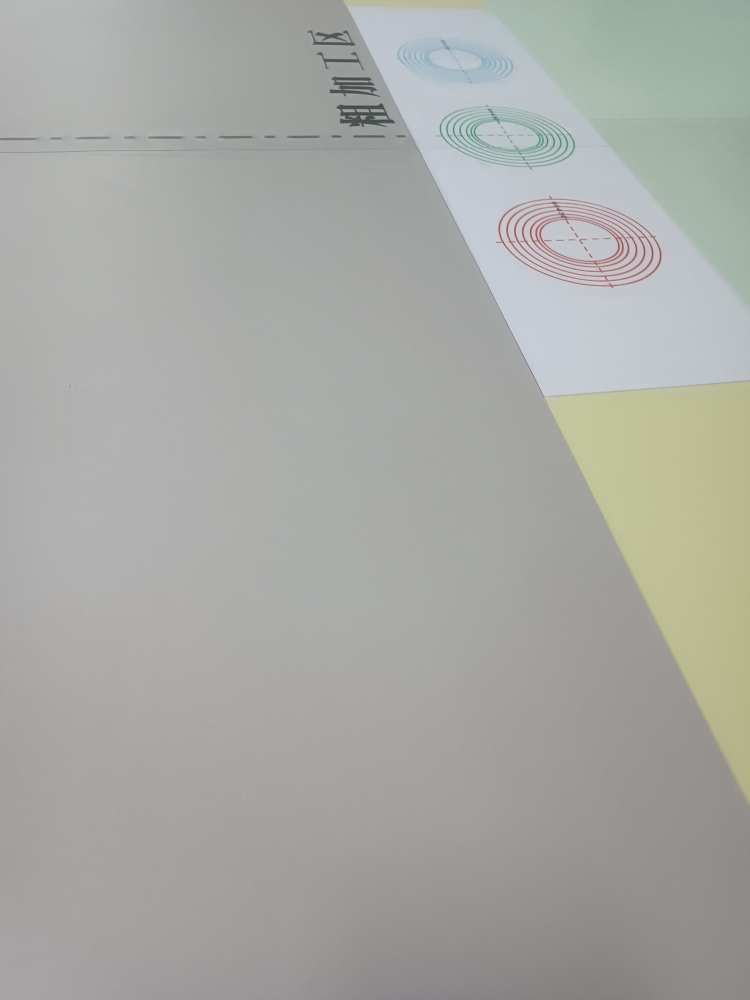
#> input picture src/line_follow/images/img_3.jpg, 3000 x 4000 px, found by its file name (shown at 1/4 size)
$ python test.py   (older library calls are emulated)
#> lines starting #> are read from the running program, lines starting #| are printed output that depends on the picture; after the words box and inside, x2 and y2 are one past the last pixel; in counts of white or black regions, pixels touching at a corner belong together
import cv2
import numpy as np

# 读取图像
image = cv2.imread('/home/jason/gxs/GXS_2024_VisionCode/src/line_follow/images/img_3.jpg')
#> image is the input picture: shape (4000, 3000, 3); mean B, G, R 165.1, 169.2, 167.9
# 裁减感兴趣区域
height, width, _ = image.shape
#> height = 4000; width = 3000
start_x = width // 2
#> start_x = 1500
start_y = height // 3
#> start_y = 1333
end_x = width
#> end_x = 3000
end_y = height
#> end_y = 4000
image = image[start_y:end_y, start_x:end_x]
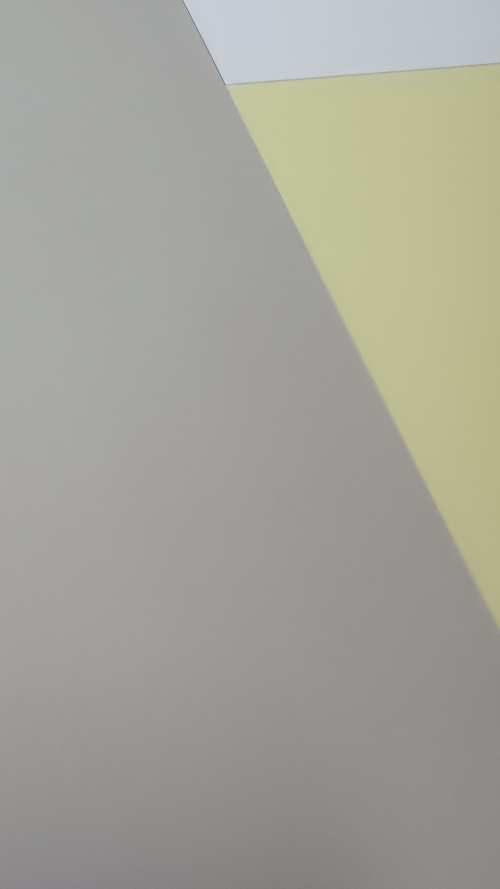
#> image: shape (2667, 1500, 3) (shown at 1/3 size); mean B, G, R 154.4, 163.3, 163.8
# 转换为HSV
hsv_image = cv2.cvtColor(image, cv2.COLOR_BGR2HSV)
#> hsv_image: shape (2667, 1500, 3); mean H, S, V 32, 15.9, 164.9

# 提取饱和度通道
s_channel = hsv_image[:, :, 1]
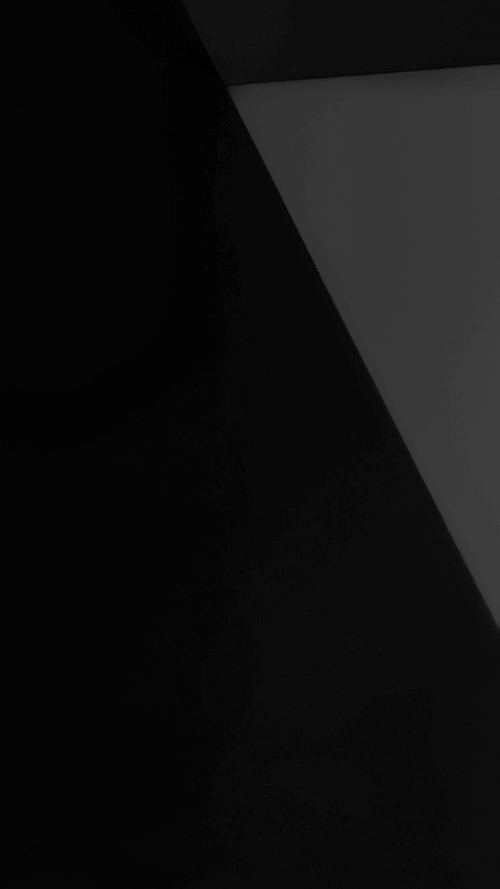
#> s_channel: shape (2667, 1500) (shown at 1/3 size); min 0, max 67, mean 15.9

# 计算饱和度梯度
sobel_x = cv2.Sobel(s_channel, cv2.CV_64F, 1, 0, ksize=3)
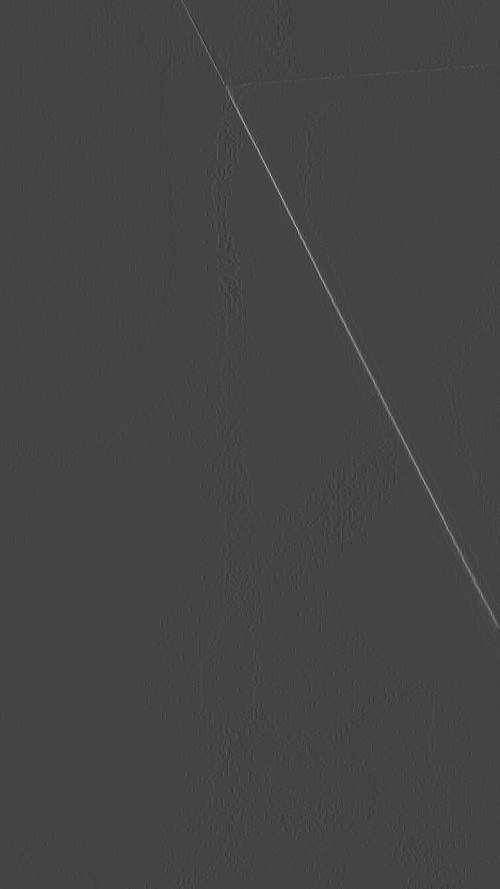
#> sobel_x: shape (2667, 1500) float64 (shown at 1/3 size); min -49, max 134, mean 0.2; drawn with min black and max white
sobel_y = cv2.Sobel(s_channel, cv2.CV_64F, 0, 1, ksize=3)
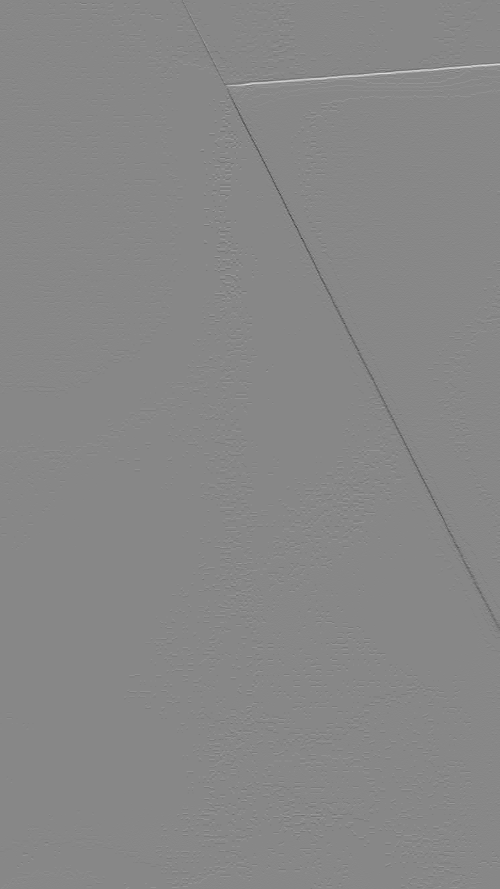
#> sobel_y: shape (2667, 1500) float64 (shown at 1/3 size); min -105, max 92, mean 0; drawn with min black and max white

# 计算梯度幅度
gradient_magnitude = np.sqrt(sobel_x**2 + sobel_y**2)
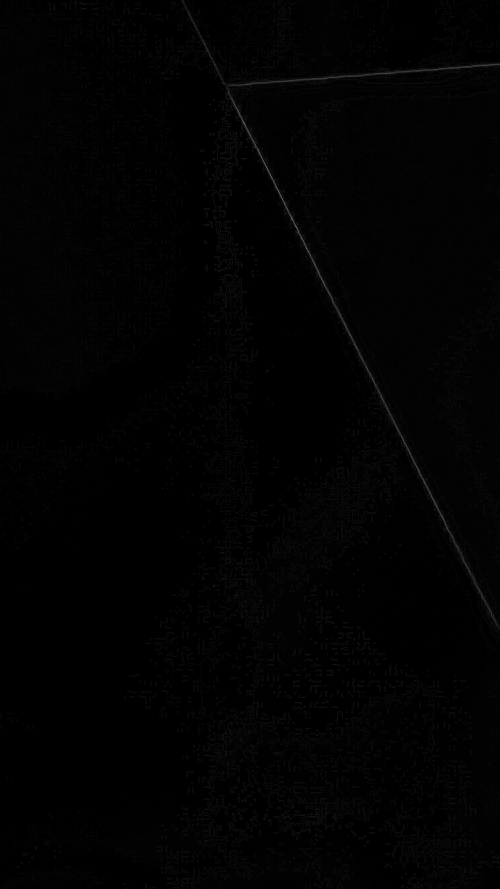
#> gradient_magnitude: shape (2667, 1500) float64 (shown at 1/3 size); min 0, max 141, mean 2.2
gradient_magnitude = np.uint8(gradient_magnitude)

# 使用阈值处理提取分界线
_, edges = cv2.threshold(gradient_magnitude, 50, 255, cv2.THRESH_BINARY)
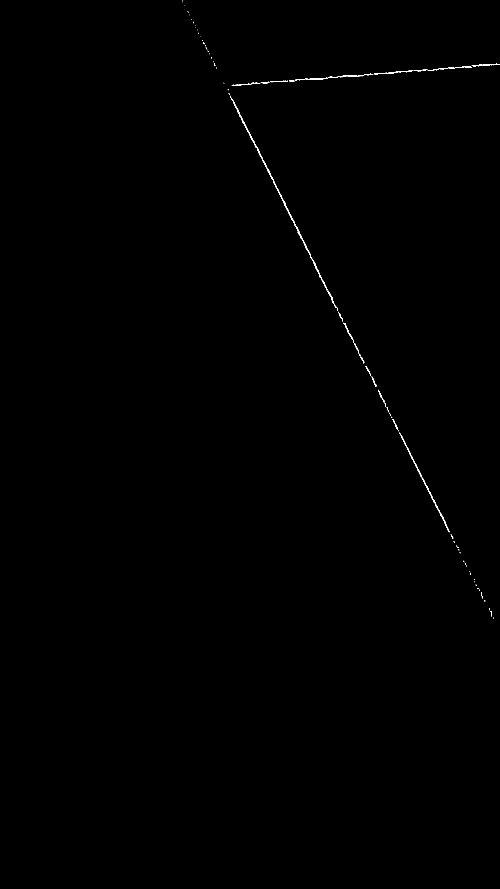
#> edges: shape (2667, 1500) (shown at 1/3 size); 0.15% white in thin lines or dots, all inside (x1, y1, x2, y2) = (547, 1, 1500, 1856)

# 在原图上绘制分界线
image_with_edges = image.copy()
image_with_edges[edges == 255] = [0, 0, 255]  # 将边界线标记为红色

# 将图像转换为灰度图，将红色区域留下，其余部分置为黑色
gray_image = cv2.cvtColor(image_with_edges, cv2.COLOR_BGR2GRAY)
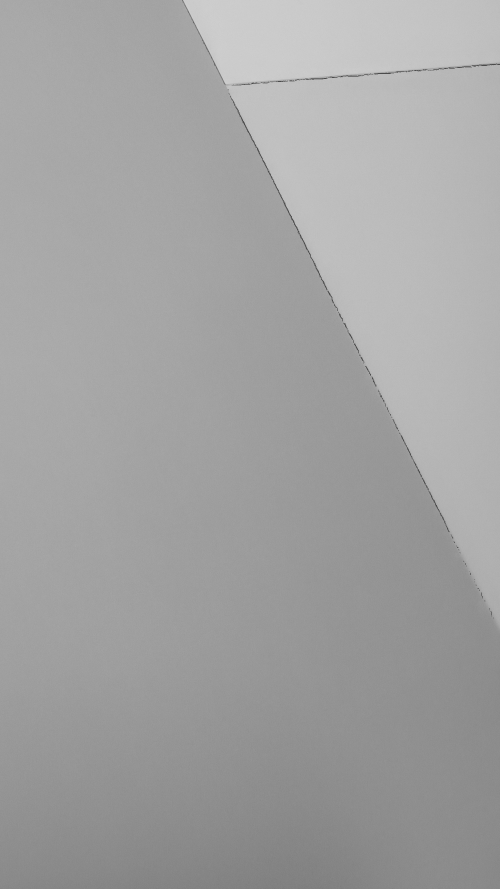
#> gray_image: shape (2667, 1500) (shown at 1/3 size); min 76, max 209, mean 162.3
_, mask = cv2.threshold(gray_image, 1, 255, cv2.THRESH_BINARY)
#> mask: shape (2667, 1500); every value is 255
image_with_edges = cv2.bitwise_and(image_with_edges, image_with_edges, mask=mask)


# 创建窗口并设置大小
cv2.namedWindow('Original Image', cv2.WINDOW_NORMAL)  # 可调整大小
cv2.namedWindow('Saturation Gradient Magnitude', cv2.WINDOW_NORMAL)
cv2.namedWindow('Edges', cv2.WINDOW_NORMAL)
cv2.namedWindow('Image with Edges', cv2.WINDOW_NORMAL)
cv2.namedWindow('gray', cv2.WINDOW_NORMAL)


cv2.resizeWindow('Image with Edges', 400, 300)  # 设置窗口大小为400x300
cv2.resizeWindow('Saturation Gradient Magnitude', 400, 300)  # 设置窗口大小为400x300
cv2.resizeWindow('Edges', 400, 300)  # 设置窗口大小为400x300
cv2.resizeWindow('Original Image', 400, 300)  # 设置窗口大小为400x300
cv2.resizeWindow('gray', 400, 300)  # 设置窗口大小为400x300
# 显示结果
cv2.imshow('Original Image', image)
cv2.imshow('Saturation Gradient Magnitude', gradient_magnitude)
cv2.imshow('Edges', edges)
cv2.imshow('Image with Edges', image_with_edges)
cv2.imshow('gray', gray_image)
cv2.waitKey(0)
cv2.destroyAllWindows()

$ run again, with src/line_follow/images/img_1.jpg copied over src/line_follow/images/img_3.jpg
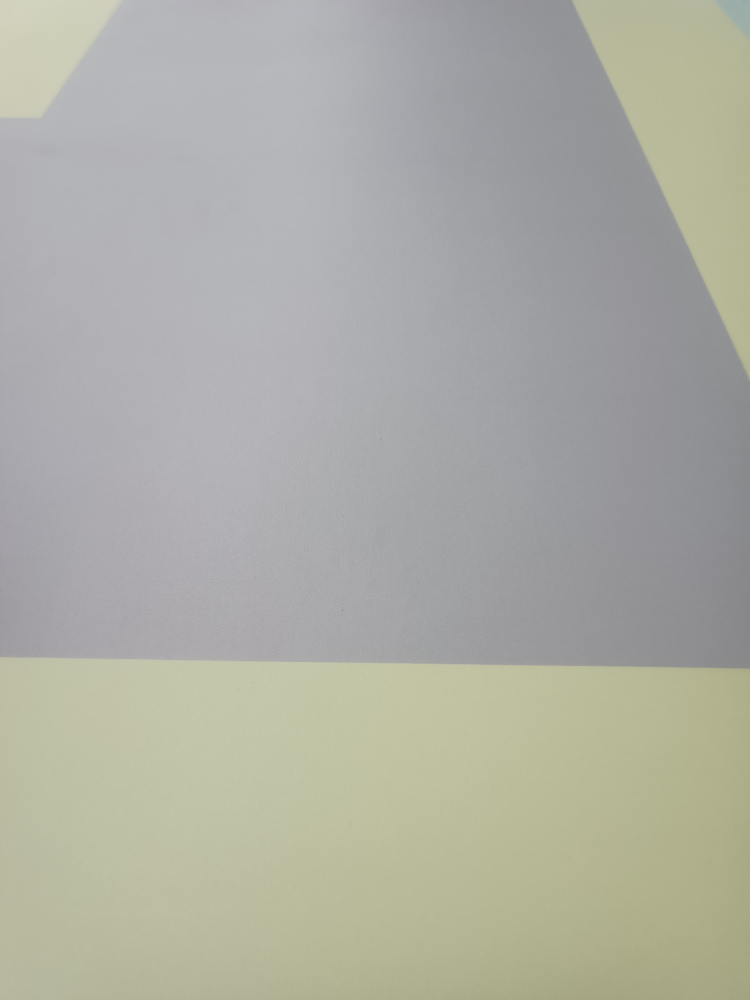
#> input picture src/line_follow/images/img_1.jpg, 3000 x 4000 px, found by its file name (shown at 1/4 size)
#> image is the input picture: shape (4000, 3000, 3); mean B, G, R 164.4, 174.1, 173.6
#> image: shape (2667, 1500, 3)
#> hsv_image: shape (2667, 1500, 3); mean H, S, V 71.8, 26.9, 169.7
#> `_, edges = cv2.threshold(gradient_magnitude, 50, 255, cv2.THRESH_BINARY)`:
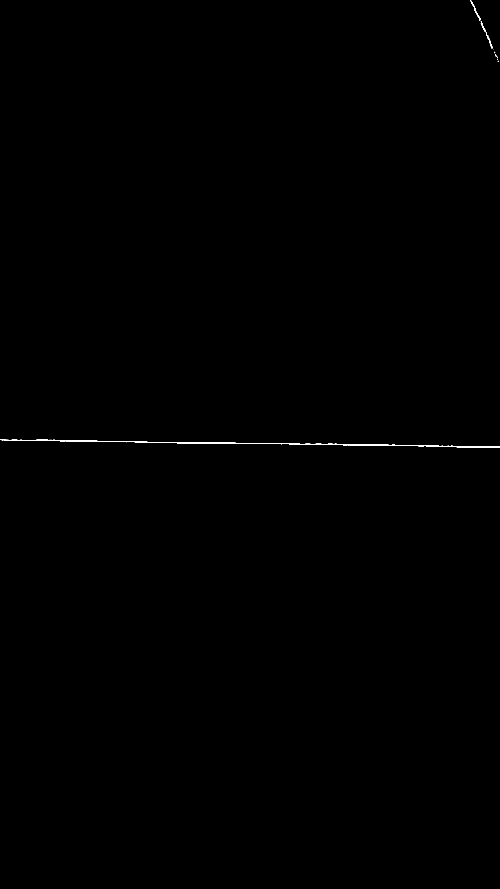
#> edges: shape (2667, 1500) (shown at 1/3 size); 0.11% white; 12 white regions (7 under 20 px), largest, box (x1, y1, x2, y2) and area: (12, 1319, 1500, 1343) 3783, (1442, 64, 1477, 146) 264, (1411, 0, 1429, 40) 116, (1430, 38, 1443, 63) 81, (0, 1318, 18, 1321) 29
#> `gray_image = cv2.cvtColor(image_with_edges, cv2.COLOR_BGR2GRAY)`:
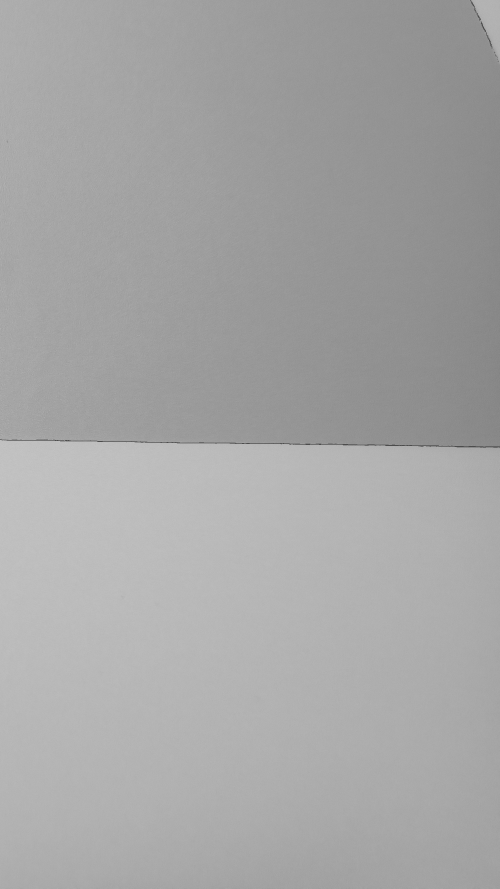
#> gray_image: shape (2667, 1500) (shown at 1/3 size); min 76, max 199, mean 166.1
#> mask: shape (2667, 1500); every value is 255

$ run again, with src/line_follow/images/img_2.jpg copied over src/line_follow/images/img_3.jpg
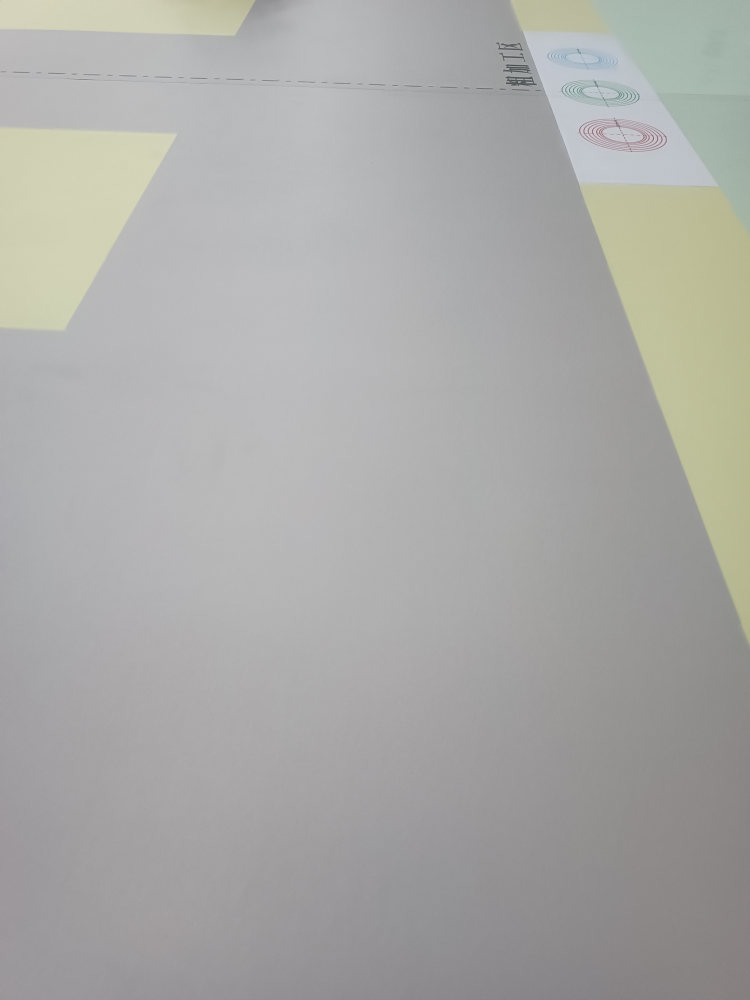
#> input picture src/line_follow/images/img_2.jpg, 3000 x 4000 px, found by its file name (shown at 1/4 size)
#> image is the input picture: shape (4000, 3000, 3); mean B, G, R 167.4, 169.9, 170
#> image: shape (2667, 1500, 3)
#> hsv_image: shape (2667, 1500, 3); mean H, S, V 59.3, 7.1, 157.8
#> `_, edges = cv2.threshold(gradient_magnitude, 50, 255, cv2.THRESH_BINARY)`:
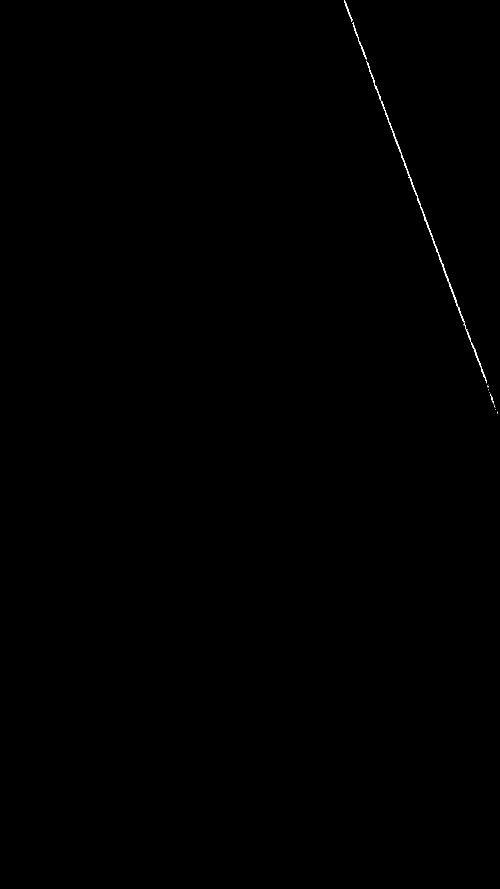
#> edges: shape (2667, 1500) (shown at 1/3 size); 0.09% white in thin lines or dots, all inside (x1, y1, x2, y2) = (1032, 0, 1493, 1241)
#> `gray_image = cv2.cvtColor(image_with_edges, cv2.COLOR_BGR2GRAY)`:
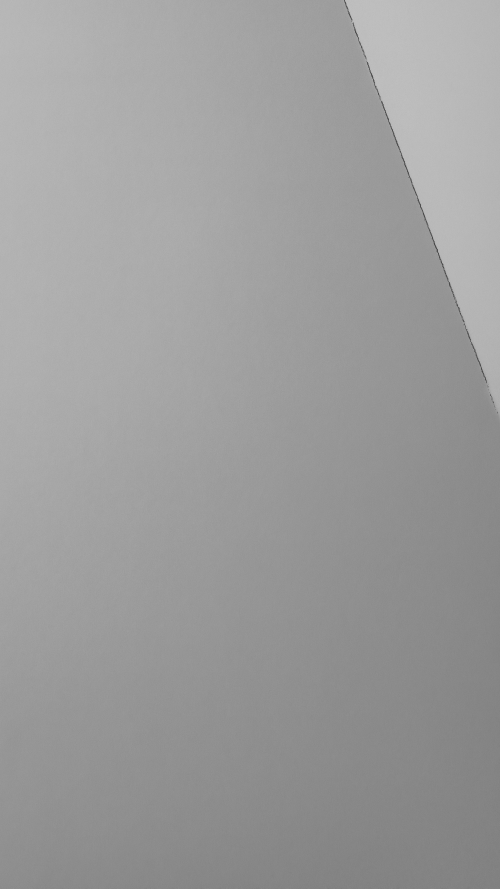
#> gray_image: shape (2667, 1500) (shown at 1/3 size); min 76, max 195, mean 156.4
#> mask: shape (2667, 1500); every value is 255
